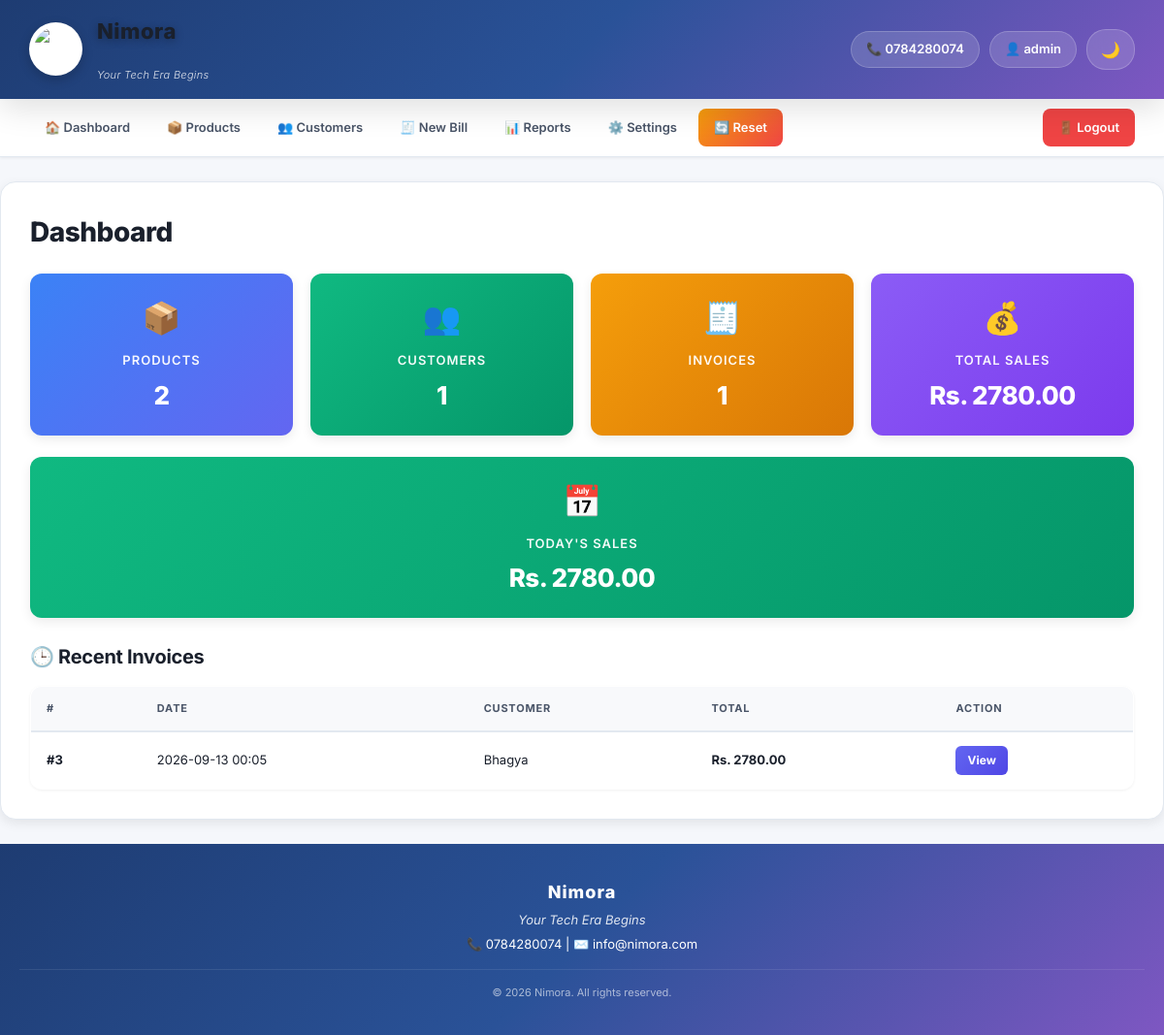
The page / (signed in) on the database its author committed.
### tables this page shows
CREATE TABLE invoices (
        id INTEGER PRIMARY KEY AUTOINCREMENT,
        customer_id INTEGER,
        date TEXT,
        total REAL,
        payment_method TEXT,
        discount REAL DEFAULT 0
    );

CREATE TABLE customers (
        id INTEGER PRIMARY KEY AUTOINCREMENT,
        name TEXT NOT NULL,
        phone TEXT,
        email TEXT,
        address TEXT
    );

### app.py (the view)
@app.route('/')
@login_required
def dashboard():
    conn = get_db()
    tp = conn.execute('SELECT COUNT(*) FROM products').fetchone()[0]
    tc = conn.execute('SELECT COUNT(*) FROM customers').fetchone()[0]
    ti = conn.execute('SELECT COUNT(*) FROM invoices').fetchone()[0]
    ts = conn.execute('SELECT COALESCE(SUM(total),0) FROM invoices').fetchone()[0]
    today = datetime.now().strftime('%Y-%m-%d')
    today_sales = conn.execute("SELECT COALESCE(SUM(total),0) FROM invoices WHERE date LIKE ?",
                                (today + '%',)).fetchone()[0]
    low_stock = conn.execute('SELECT * FROM products WHERE stock < 5 ORDER BY stock ASC').fetchall()
    recent = conn.execute('''SELECT i.*, c.name as customer_name FROM invoices i
                             LEFT JOIN customers c ON i.customer_id = c.id
                             ORDER BY i.id DESC LIMIT 5''').fetchall()
    conn.close()
    return render_template('dashboard.html', tp=tp, tc=tc, ti=ti, ts=ts,
                           today_sales=today_sales, low_stock=low_stock, recent=recent)

### app.py (called while the page is built)
def get_db():
    conn = sqlite3.connect(DB, timeout=10)
    conn.row_factory = sqlite3.Row
    return conn

@app.context_processor
def inject_branding():
    return {
        'business_name': BUSINESS_NAME,
        'tagline': TAGLINE,
        'logo_url': LOGO_URL,
        'phone': PHONE,
        'email': EMAIL,
        'address': ADDRESS,
        'currency': CURRENCY,
        'now': datetime.now()
    }

def login_required(f):
    @wraps(f)
    def wrapper(*args, **kwargs):
        if 'user_id' not in session:
            return redirect(url_for('login'))
        return f(*args, **kwargs)
    return wrapper

### templates/dashboard.html (shortened to what this page needs)
{% extends "base.html" %}
{% block content %}
<h1>Dashboard</h1>
<div class="cards">
    <div class="card card-blue">
        <span>📦</span>
        <p>Products</p>
        <b>{{ tp }}</b>
    </div>
    <div class="card card-green">
        <span>👥</span>
        <p>Customers</p>
        <b>{{ tc }}</b>
    </div>
    <div class="card card-orange">
        <span>🧾</span>
        <p>Invoices</p>
        <b>{{ ti }}</b>
    </div>
    <div class="card card-purple">
        <span>💰</span>
        <p>Total Sales</p>
        <b>{{ currency }} {{ "%.2f"|format(ts) }}</b>
    </div>
</div>
<div class="cards">
    <div class="card card-green" style="grid-column: span 2;">
        <span>📅</span>
        <p>Today's Sales</p>
        <b>{{ currency }} {{ "%.2f"|format(today_sales) }}</b>
    </div>
</div>
<h2>🕒 Recent Invoices</h2>
{% if recent %}
<table>
    <thead>
        <tr><th>#</th><th>Date</th><th>Customer</th><th>Total</th><th>Action</th></tr>
    </thead>
    <tbody>
        {% for i in recent %}
        <tr>
            <td><b>#{{ i.id }}</b></td>
            <td>{{ i.date }}</td>
            <td>{{ i.customer_name or '-' }}</td>
            <td><b>{{ currency }} {{ "%.2f"|format(i.total) }}</b></td>
            <td><a href="{{ url_for('view_invoice', id=i.id) }}" class="btn-view">View</a></td>
        </tr>
        {% endfor %}
    </tbody>
</table>
{% else %}
<p class="empty">No invoices yet. <a href="{{ url_for('new_invoice') }}">Create one →</a></p>
{% endif %}
{% endblock %}

### static/style.css (style rules this page uses)
:root { --bg-primary: #f5f7fb; --bg-secondary: #ffffff; --bg-tertiary: #f8f9fb; --bg-header: linear-gradient(135deg, #1e3c72 0%, #2a5298 50%, #7e57c2 100%); --bg-nav: #ffffff; --text-primary: #1a202c; --text-secondary: #4a5568; --text-muted: #a0aec0; --text-inverse: #ffffff; --border-color: #e2e8f0; --border-light: #f0f2f5; --accent-primary: #6366f1; --accent-hover: #4f46e5; --accent-success: #10b981; --accent-danger: #ef4444; --accent-warning: #f59e0b; --accent-info: #3b82f6; --shadow-sm: 0 1px 3px rgba(0,0,0,0.06); --shadow-md: 0 4px 12px rgba(0,0,0,0.08); --shadow-lg: 0 10px 30px rgba(0,0,0,0.12); --shadow-xl: 0 20px 50px rgba(0,0,0,0.15); --radius-sm: 8px; --radius-md: 12px; --radius-lg: 16px; --radius-xl: 24px; --transition: all 0.25s cubic-bezier(0.4, 0, 0.2, 1); }
* { box-sizing: border-box; margin: 0; padding: 0; }
html { scroll-behavior: smooth; }
body { font-family: 'Inter', 'Segoe UI', -apple-system, BlinkMacSystemFont, Arial, sans-serif; background: var(--bg-primary); color: var(--text-primary); min-height: 100vh; display: flex; flex-direction: column; transition: background 0.3s, color 0.3s; font-size: 14px; line-height: 1.5; }
h1 { color: var(--text-primary); font-size: 28px; font-weight: 800; margin-bottom: 20px; letter-spacing: -0.5px; }
h2 { color: var(--text-primary); font-size: 20px; font-weight: 700; margin: 25px 0 15px; letter-spacing: -0.3px; }
.cards { display: grid; grid-template-columns: repeat(auto-fit, minmax(200px, 1fr)); gap: 18px; margin: 22px 0; }
.card { padding: 22px; border-radius: var(--radius-md); color: white; text-align: center; box-shadow: var(--shadow-md); transition: var(--transition); position: relative; overflow: hidden; cursor: pointer; }
.card::before { content: ''; position: absolute; top: -50%; right: -50%; width: 200%; height: 200%; background: radial-gradient(circle, rgba(255,255,255,0.1) 0%, transparent 70%); opacity: 0; transition: var(--transition); }
.card span { font-size: 32px; display: block; margin-bottom: 10px; }
.card p { font-size: 13px; font-weight: 600; text-transform: uppercase; letter-spacing: 1px; opacity: 0.95; margin-bottom: 6px; }
.card b { font-size: 26px; font-weight: 800; display: block; letter-spacing: -0.5px; }
.card-blue { background: linear-gradient(135deg, #3b82f6, #6366f1); }
.card-green { background: linear-gradient(135deg, #10b981, #059669); }
.card-orange { background: linear-gradient(135deg, #f59e0b, #d97706); }
.card-purple { background: linear-gradient(135deg, #8b5cf6, #7c3aed); }
table { width: 100%; border-collapse: collapse; margin-top: 15px; background: var(--bg-secondary); border-radius: var(--radius-md); overflow: hidden; box-shadow: var(--shadow-sm); border: 1px solid var(--border-color); }
th, td { padding: 14px 16px; text-align: left; border-bottom: 1px solid var(--border-color); font-size: 13px; }
th { background: var(--bg-tertiary); color: var(--text-secondary); font-weight: 700; font-size: 11px; text-transform: uppercase; letter-spacing: 0.8px; border-bottom: 2px solid var(--border-color); }
tbody tr { transition: var(--transition); }
tbody tr:last-child td { border-bottom: none; }
.btn-view { background: linear-gradient(135deg, #6366f1, #4f46e5); color: white; padding: 6px 12px; border-radius: 6px; text-decoration: none; font-size: 12px; font-weight: 700; display: inline-block; }

### rows shown on the page
invoices: id "3", date "2026-09-13 00:05", name "Bhagya", currency "Rs.", total "2780.00"

### other values the page prints
{{ business_name }} "Nimora"
{{ tagline }} "Your Tech Era Begins"
{{ phone }} "0784280074"
{{ session.username }} "admin"
{{ tp }} "2"
{{ tc }} "1"
{{ ti }} "1"
{{ currency }} "Rs."
{{ "%.2f"|format(ts) }} "2780.00"
{{ "%.2f"|format(today_sales) }} "2780.00"
{{ email }} "info@nimora.com"
